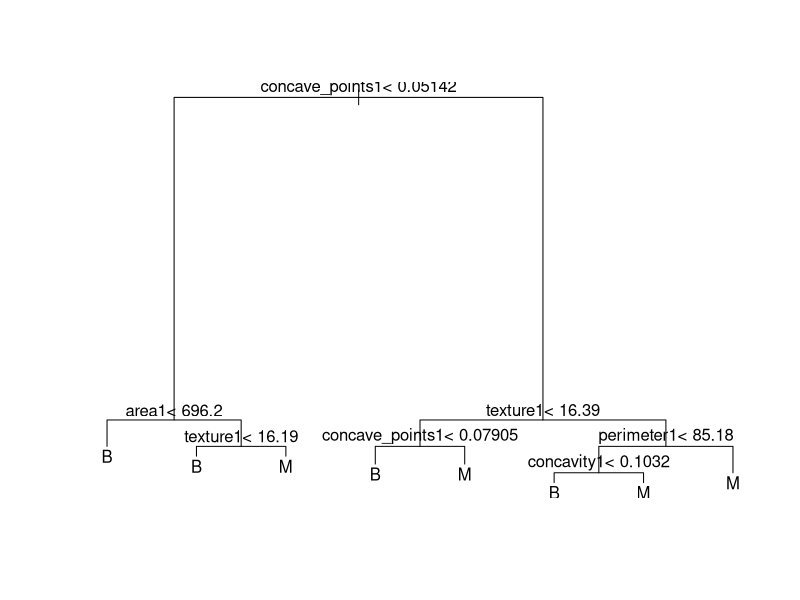

Reproduce this figure in R.
# load our data set
wdbc <- read.csv(file="wdbc.csv", header=TRUE, sep=",")

# make sure the rpart library is available
library(rpart)

# train a tree
tree <- rpart(
    Diagnosis ~ radius1+texture1+perimeter1+area1+smoothness1+compactness1+concavity1+concave_points1+symmetry1+fractal_dimension1,
#    Diagnosis ~ .,
    data=wdbc,
    maxdepth=30,
    minsplit=1,
    minbucket=1,
    cp = 0.01,
    method="class")


# display the tree
plot(tree)
text(tree)

# confusion matrix
model.output = predict(tree, type="class")
print(table(wdbc$Diagnosis, model.output))

